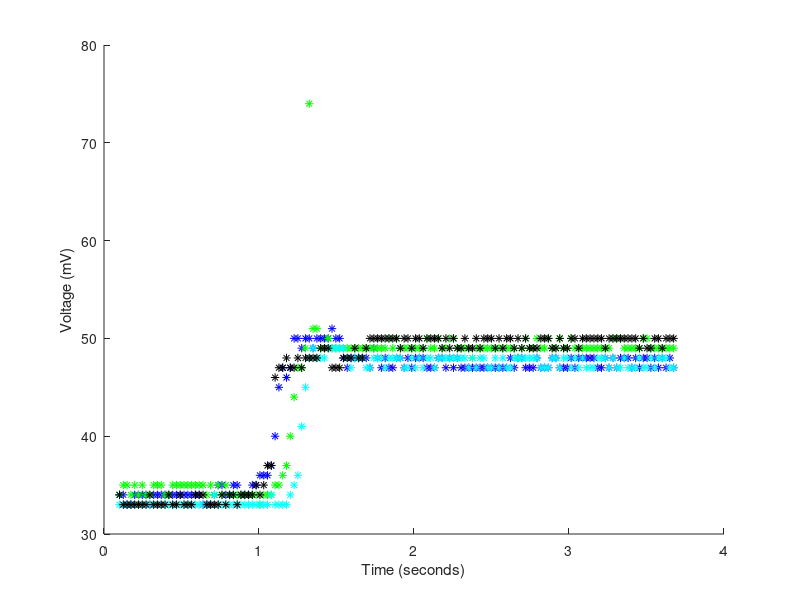

Write MATLAB code to recreate this figure.
clear;

ground1 = importdata('ground1.mat'); ground1 = ground1(3:end-1,2);
ground2 = importdata('ground3.mat'); ground2 = ground2(3:end,2);
ground3 = importdata('ground4.mat'); ground3 = ground3(3:end,2);
ground4 = importdata('ground5.mat'); ground4 = ground4(3:end,2);

% sensor recorded a value every .25 seconds
t = .1*linspace(1, length(ground1)/4, 147);

clf; hold on;
plot(t, ground1, "b*");
plot(t, ground2, "g*");
plot(t, ground3, "c*");
plot(t, ground4, "k*");

ylabel('Voltage (mV)');
xlabel('Time (seconds)');